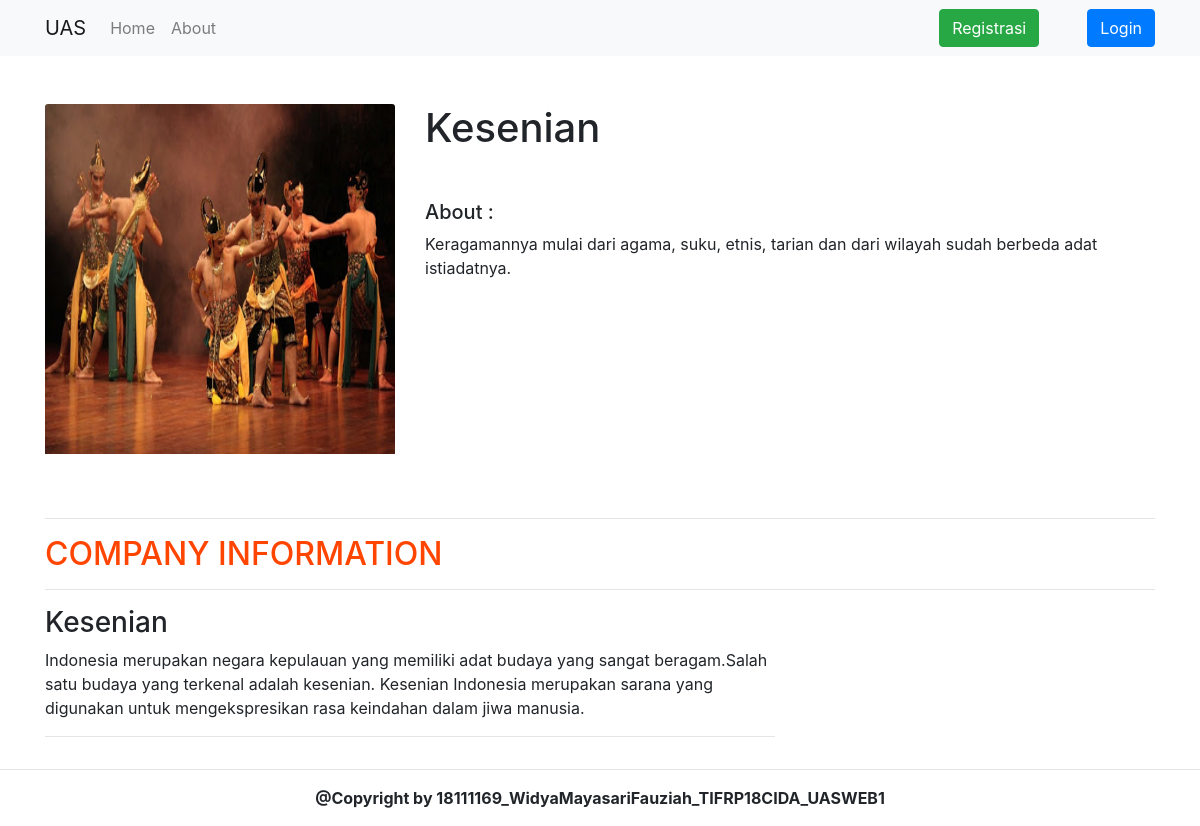
/halaman-detail.php?id=6, run on the app's committed database.
### tables this page shows
CREATE TABLE `companies` (
  `id_company` int(11) NOT NULL,
  `image` varchar(255) NOT NULL,
  `company_name` varchar(22) NOT NULL,
  `about` varchar(255) NOT NULL
);

CREATE TABLE `detail` (
  `id_company` int(11) NOT NULL,
  `id_detail` int(11) NOT NULL,
  `tittle` varchar(255) NOT NULL,
  `desc` varchar(255) NOT NULL
);

### halaman-detail.php (the view, shortened to what this page needs)
<!doctype html>
<html lang="en">
<?php
include 'koneksi.php';
$id = $_GET['id'];
$data = $conn->prepare("SELECT * FROM companies WHERE id_company = $id");
$data->execute();
$companies = $data->fetch();
$data = $conn->prepare('SELECT * FROM detail INNER JOIN companies ON detail.id_company = companies.id_company WHERE companies.id_company = :id');
$data->bindParam(':id', $id);
$data->execute();
$details = $data->fetchAll();
?>
<head>
    <link rel="stylesheet" href="css/bootstrap.min.css">
</head>
<body>
    <nav class="navbar navbar-expand-lg navbar-light bg-light">
        <div class="container">
            <a class="navbar-brand" href="#">UAS</a>
            <ul class="navbar-nav mr-auto">
                <li class="nav-item ">
                    <a class="nav-link" href="index.php">Home </a>
                </li>
                <li class="nav-item">
                    <a class="nav-link" href="#">About</a>
                </li>
            </ul>
            <div class="d-flex">
                <a href="halaman-registrasi.php" class="btn btn-success mr-5">Registrasi</a>
                <a href="halaman-login.php" class="btn btn-primary">Login</a>
            </div>
        </div>
    </nav>
    <div class="container mt-5">
        <div class="row">
            <div class="col-md-4">
                <img class="card-img-top" src="image/<?php echo $companies['image'] ?>" alt="Card image cap" height="350px" width="100%">
            </div>
            <div class="col-md-8">
                <?php if ($companies) { ?>
                    <h1><?php echo $companies['company_name'] ?></h1>
                    <h5 class="mt-5">About :</h5>
                    <p><?php echo $companies['about'] ?></p>
                <?php } ?>
            </div>
        </div>
        <div class="row mt-5">
            <div class="col-md-12">
                <hr>
                <h2 style="color: orangered;">COMPANY INFORMATION</h2>
                <hr>
                <div class="row">
                    <div class="col-md-8">
                        <?php if ($details > 0) { ?>
                            <?php foreach ($details as $detail) { ?>
                                <h3><?php echo $detail['tittle'] ?></h3>
                                <p><?php echo $detail['desc'] ?></p>
                                <hr>
                            <?php } ?>
                        <?php } ?>
                    </div>
                </div>
            </div>
        </div>
    </div>
    <hr>
    <div class="row ">
        <div class="col-md-12 text-center">
            <p class="font-weight-bold">
                @Copyright by 18111169_WidyaMayasariFauziah_TIFRP18CIDA_UASWEB1
            </p>
        </div>
    </div>
</body>
</html>

### data on the page
companies: image (picture), company_name "Kesenian", about "Keragamannya mulai dari agama, suku, etnis, tarian dan dari wilayah sudah berbeda adat istiadatnya."
detail: tittle "Kesenian", desc "Indonesia merupakan negara kepulauan yang memiliki adat budaya yang sangat beragam.Salah satu budaya yang terkenal adalah kesenian. Kesenian Indonesia merupakan sarana yang digunakan untuk mengekspresikan rasa keindahan dalam jiwa manusia."
